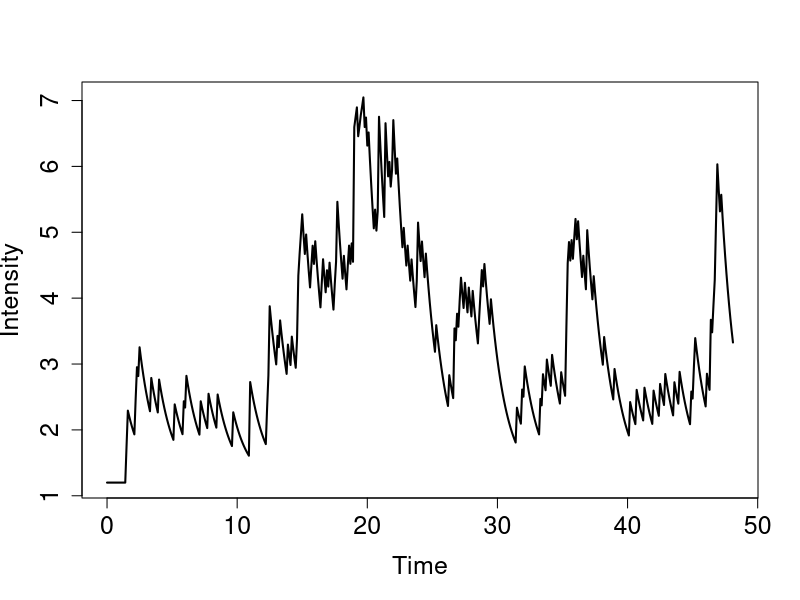

R code for this plot:
LambdaValue<-function(time,history,mu,alpha,beta)
{
    value<-mu;
    history_before_time<-matrix();
    history_before_time<-history[history[,1]<=time];
    for(i in 1:length(history_before_time))
    {
        if(time<history[1,1])
        {
            value<-mu;
        }
        else
        {
            value<-value+alpha*exp(-beta*(time-history_before_time[i]));
        }
    }
    return (value);
}

UniHawkesSim<-function(mu,alpha,beta,T)
{
    lambda<-mu;
    n<-1;s<-(-1/lambda*log(runif(1)));
    #CC print(s)
    t<-matrix(0,1,1);
    if (s<=T)
    {
        t[1,1]<-s;
    }
    else
    {
        return (t); 
    }
    #print(t)
    #CC
    
    out_range<-FALSE;
    while(out_range==FALSE)
    {
        n<-(n+1);
        lambda<-LambdaValue(t[n-1,1],t,mu,alpha,beta)+alpha;
        s<-s-1/lambda*log(runif(1));#
        #CC print(s)
        #print(s)
        if (s>T){break;}
        
        while(out_range==FALSE)
        { 
            #Rejection test
            lambda_s<-LambdaValue(s,t,mu,alpha,beta);
            #print(lambda_s)
            if(lambda_s/lambda>=runif(1))#r
            {
                t<-rbind(t,c(s));
                break; 
            }
            else
            {
                lambda<-lambda_s;
                s<-s-1/lambda*log(runif(1));
                if(s>=T)
                {
                    out_range<-TRUE;
                    break;
                }
            }
        }
    }
    return (t);
}

UniHawkesPlot<-function(history,mu,alpha,beta)
{
    time<-seq(0,max(history[,1]),by=0.1);
    y<-c();
    lambda_max<-c();
    for(i in 1:length(time))
    {
        y[i]<-LambdaValue(time[i],history,mu,alpha,beta);
    }
    plot(time,y,xlab="Time",ylab="Intensity",type='l',lwd=2,cex.axis=1.5,cex.lab=1.5);
}
set.seed(2)
x1=UniHawkesSim(1.2,0.6,0.8,50);
UniHawkesPlot(x1,1.2,0.6,0.8);